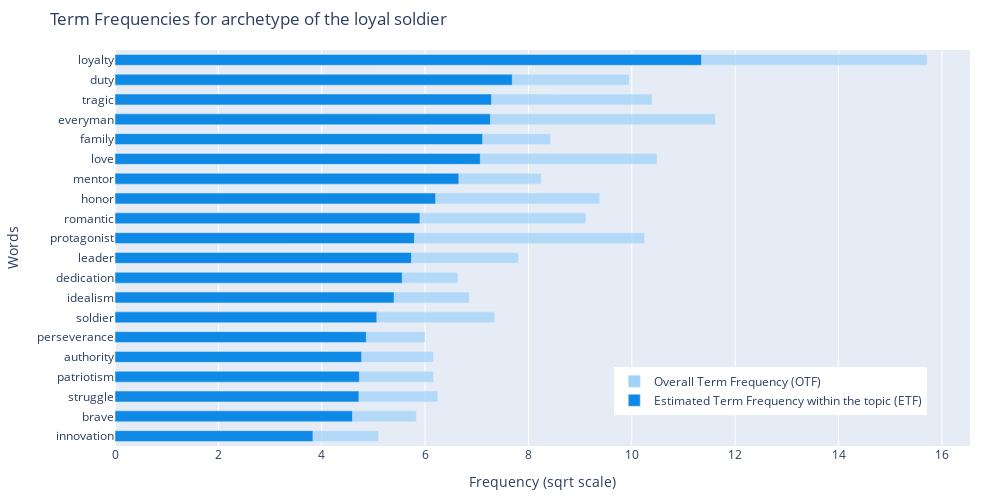
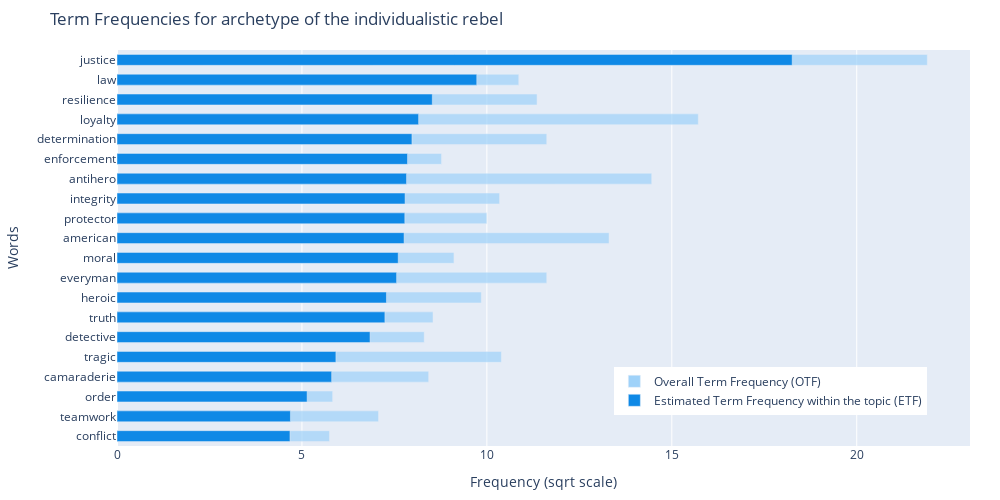
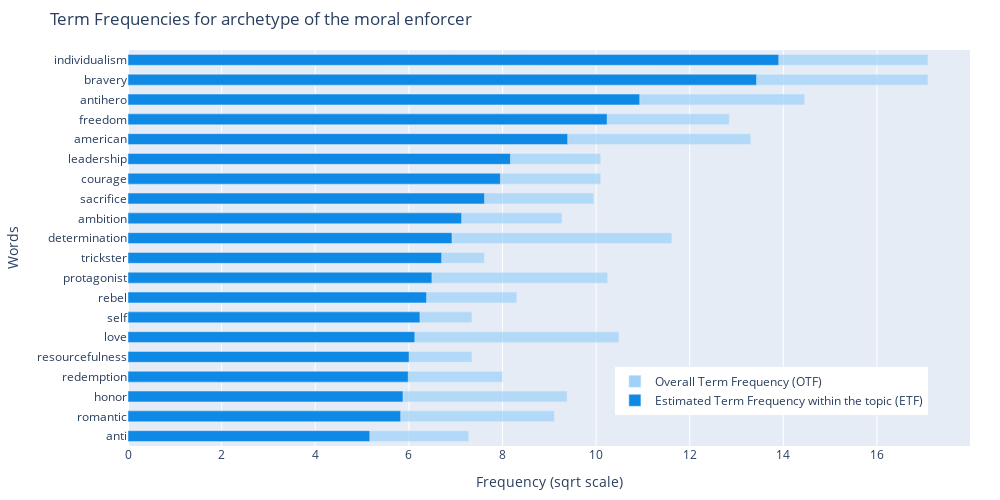

The notebook cell these images were saved under, in order:
### Code cell
lda_model, corpus, dictionary = western_char_topic
overall_term_freq = compute_overall_term_freq(corpus, dictionary)
est_term_freq_by_topic = compute_estimated_term_freq(lda_model, corpus, dictionary, 20)
plot_term_frequencies(est_term_freq_by_topic, overall_term_freq, ['#0F89E6', '#9FD2F9'], WEST_ARCHETYPES_MAP)

### Figure 1 — Plotly figure (JSON) as saved in the notebook; plotly's stock layout.template omitted (floating-point values rounded to 4 significant figures)
{"data": [{"hovertemplate": "Word: <b>%{y}</b><br>sqrt(OTF) = <b>%{x}</b><extra></extra>", "marker": {"color": "#9FD2F9", "opacity": 0.7}, "name": "Overall Term Frequency (OTF)", "orientation": "h", "type": "bar", "width": 0.55, "x": [5.099, 5.831, 6.245, 6.164, 6.164, 6, 7.348, 6.856, 6.633, 7.81, 10.25, 9.11, 9.381, 8.246, 10.49, 8.426, 11.62, 10.39, 9.95, 15.72], "y": ["innovation", "brave", "struggle", "patriotism", "authority", "perseverance", "soldier", "idealism", "dedication", "leader", "protagonist", "romantic", "honor", "mentor", "love", "family", "everyman", "tragic", "duty", "loyalty"]}, {"hovertemplate": "Word: <b>%{y}</b><br>sqrt(ETF) = <b>%{x}</b><extra></extra>", "marker": {"color": "#0F89E6"}, "name": "Estimated Term Frequency within the topic (ETF)", "orientation": "h", "type": "bar", "width": 0.55, "x": [3.83, 4.595, 4.72, 4.729, 4.773, 4.863, 5.066, 5.401, 5.557, 5.737, 5.794, 5.901, 6.204, 6.653, 7.069, 7.113, 7.264, 7.286, 7.687, 11.35], "y": ["innovation", "brave", "struggle", "patriotism", "authority", "perseverance", "soldier", "idealism", "dedication", "leader", "protagonist", "romantic", "honor", "mentor", "love", "family", "everyman", "tragic", "duty", "loyalty"]}], "layout": {"barmode": "overlay", "height": 500, "legend": {"x": 0.95, "xanchor": "right", "y": 0.2, "yanchor": "top"}, "margin": {"b": 50, "l": 30, "r": 30, "t": 50}, "title": {"text": "Term Frequencies for archetype of the loyal soldier"}, "width": 1000, "xaxis": {"title": {"text": "Frequency (sqrt scale)"}}, "yaxis": {"title": {"text": "Words"}}}}

### Figure 2 — Plotly figure (JSON) as saved in the notebook; plotly's stock layout.template omitted (floating-point values rounded to 4 significant figures)
{"data": [{"hovertemplate": "Word: <b>%{y}</b><br>sqrt(OTF) = <b>%{x}</b><extra></extra>", "marker": {"color": "#9FD2F9", "opacity": 0.7}, "name": "Overall Term Frequency (OTF)", "orientation": "h", "type": "bar", "width": 0.55, "x": [5.745, 7.071, 5.831, 8.426, 10.39, 8.307, 8.544, 9.849, 11.62, 9.11, 13.3, 10, 10.34, 14.46, 8.775, 11.62, 15.72, 11.36, 10.86, 21.91], "y": ["conflict", "teamwork", "order", "camaraderie", "tragic", "detective", "truth", "heroic", "everyman", "moral", "american", "protector", "integrity", "antihero", "enforcement", "determination", "loyalty", "resilience", "law", "justice"]}, {"hovertemplate": "Word: <b>%{y}</b><br>sqrt(ETF) = <b>%{x}</b><extra></extra>", "marker": {"color": "#0F89E6"}, "name": "Estimated Term Frequency within the topic (ETF)", "orientation": "h", "type": "bar", "width": 0.55, "x": [4.677, 4.689, 5.141, 5.804, 5.919, 6.841, 7.243, 7.285, 7.56, 7.603, 7.762, 7.782, 7.788, 7.829, 7.856, 7.974, 8.155, 8.525, 9.727, 18.25], "y": ["conflict", "teamwork", "order", "camaraderie", "tragic", "detective", "truth", "heroic", "everyman", "moral", "american", "protector", "integrity", "antihero", "enforcement", "determination", "loyalty", "resilience", "law", "justice"]}], "layout": {"barmode": "overlay", "height": 500, "legend": {"x": 0.95, "xanchor": "right", "y": 0.2, "yanchor": "top"}, "margin": {"b": 50, "l": 30, "r": 30, "t": 50}, "title": {"text": "Term Frequencies for archetype of the individualistic rebel"}, "width": 1000, "xaxis": {"title": {"text": "Frequency (sqrt scale)"}}, "yaxis": {"title": {"text": "Words"}}}}

### Figure 3 — Plotly figure (JSON) as saved in the notebook; plotly's stock layout.template omitted (floating-point values rounded to 4 significant figures)
{"data": [{"hovertemplate": "Word: <b>%{y}</b><br>sqrt(OTF) = <b>%{x}</b><extra></extra>", "marker": {"color": "#9FD2F9", "opacity": 0.7}, "name": "Overall Term Frequency (OTF)", "orientation": "h", "type": "bar", "width": 0.55, "x": [7.28, 9.11, 9.381, 8, 7.348, 10.49, 7.348, 8.307, 10.25, 7.616, 11.62, 9.274, 9.95, 10.1, 10.1, 13.3, 12.85, 14.46, 17.09, 17.09], "y": ["anti", "romantic", "honor", "redemption", "resourcefulness", "love", "self", "rebel", "protagonist", "trickster", "determination", "ambition", "sacrifice", "courage", "leadership", "american", "freedom", "antihero", "bravery", "individualism"]}, {"hovertemplate": "Word: <b>%{y}</b><br>sqrt(ETF) = <b>%{x}</b><extra></extra>", "marker": {"color": "#0F89E6"}, "name": "Estimated Term Frequency within the topic (ETF)", "orientation": "h", "type": "bar", "width": 0.55, "x": [5.166, 5.825, 5.875, 5.987, 6.005, 6.128, 6.237, 6.379, 6.493, 6.701, 6.922, 7.127, 7.617, 7.955, 8.17, 9.393, 10.24, 10.93, 13.43, 13.9], "y": ["anti", "romantic", "honor", "redemption", "resourcefulness", "love", "self", "rebel", "protagonist", "trickster", "determination", "ambition", "sacrifice", "courage", "leadership", "american", "freedom", "antihero", "bravery", "individualism"]}], "layout": {"barmode": "overlay", "height": 500, "legend": {"x": 0.95, "xanchor": "right", "y": 0.2, "yanchor": "top"}, "margin": {"b": 50, "l": 30, "r": 30, "t": 50}, "title": {"text": "Term Frequencies for archetype of the moral enforcer"}, "width": 1000, "xaxis": {"title": {"text": "Frequency (sqrt scale)"}}, "yaxis": {"title": {"text": "Words"}}}}
